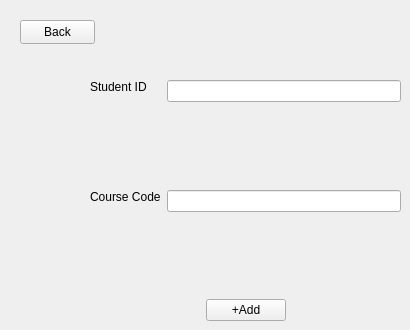
      <widget class="QWidget" name="addstudenttocourse">
       <widget class="QPushButton" name="pushButton_17">
        <property name="geometry">
         <rect>
          <x>20</x>
          <y>20</y>
          <width>75</width>
          <height>24</height>
         </rect>
        </property>
        <property name="text">
         <string>Back</string>
        </property>
       </widget>
       <widget class="QWidget" name="layoutWidget_11">
        <property name="geometry">
         <rect>
          <x>90</x>
          <y>80</y>
          <width>311</width>
          <height>241</height>
         </rect>
        </property>
        <layout class="QVBoxLayout" name="verticalLayout_16">
         <item>
          <layout class="QHBoxLayout" name="horizontalLayout_16">
           <item>
            <layout class="QVBoxLayout" name="verticalLayout_17">
             <item>
              <widget class="QLabel" name="label_28">
               <property name="text">
                <string>Student ID</string>
               </property>
              </widget>
             </item>
             <item>
              <spacer name="verticalSpacer_37">
               <property name="orientation">
                <enum>Qt::Vertical</enum>
               </property>
               <property name="sizeHint" stdset="0">
                <size>
                 <width>20</width>
                 <height>40</height>
                </size>
               </property>
              </spacer>
             </item>
             <item>
              <widget class="QLabel" name="label_29">
               <property name="text">
                <string>Course Code</string>
               </property>
              </widget>
             </item>
             <item>
              <spacer name="verticalSpacer_38">
               <property name="orientation">
                <enum>Qt::Vertical</enum>
               </property>
               <property name="sizeHint" stdset="0">
                <size>
                 <width>20</width>
                 <height>40</height>
                </size>
               </property>
              </spacer>
             </item>
            </layout>
           </item>
           <item>
            <layout class="QVBoxLayout" name="verticalLayout_18">
             <item>
              <widget class="QLineEdit" name="lineEdit_addstudenttocourse"/>
             </item>
             <item>
              <spacer name="verticalSpacer_39">
               <property name="orientation">
                <enum>Qt::Vertical</enum>
               </property>
               <property name="sizeHint" stdset="0">
                <size>
                 <width>20</width>
                 <height>40</height>
                </size>
               </property>
              </spacer>
             </item>
             <item>
              <widget class="QLineEdit" name="lineEdit_coursecodeforstu"/>
             </item>
             <item>
              <spacer name="verticalSpacer_40">
               <property name="orientation">
                <enum>Qt::Vertical</enum>
               </property>
               <property name="sizeHint" stdset="0">
                <size>
                 <width>20</width>
                 <height>40</height>
                </size>
               </property>
              </spacer>
             </item>
            </layout>
           </item>
          </layout>
         </item>
         <item>
          <layout class="QHBoxLayout" name="horizontalLayout_17">
           <item>
            <spacer name="horizontalSpacer_7">
             <property name="orientation">
              <enum>Qt::Horizontal</enum>
             </property>
             <property name="sizeHint" stdset="0">
              <size>
               <width>40</width>
               <height>20</height>
              </size>
             </property>
            </spacer>
           </item>
           <item>
            <widget class="QPushButton" name="pushButton_18">
             <property name="text">
              <string>+Add</string>
             </property>
            </widget>
           </item>
           <item>
            <spacer name="horizontalSpacer_8">
             <property name="orientation">
              <enum>Qt::Horizontal</enum>
             </property>
             <property name="sizeHint" stdset="0">
              <size>
               <width>40</width>
               <height>20</height>
              </size>
             </property>
            </spacer>
           </item>
          </layout>
         </item>
        </layout>
       </widget>
      </widget>
